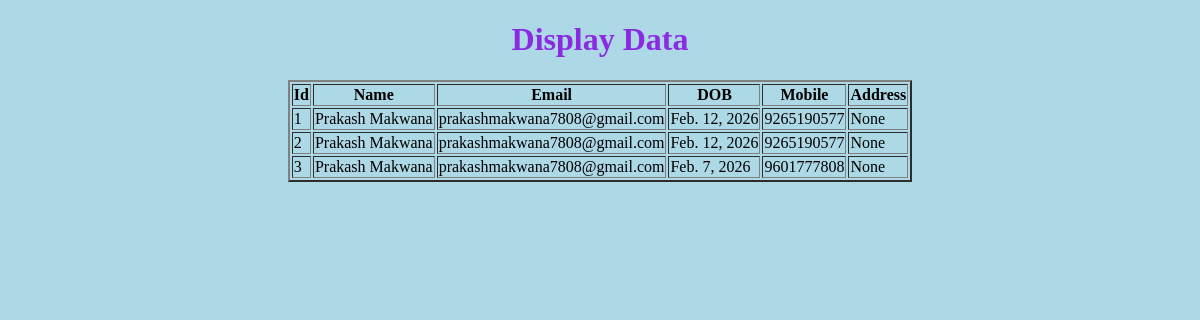
The app's page /showdata/, older data.
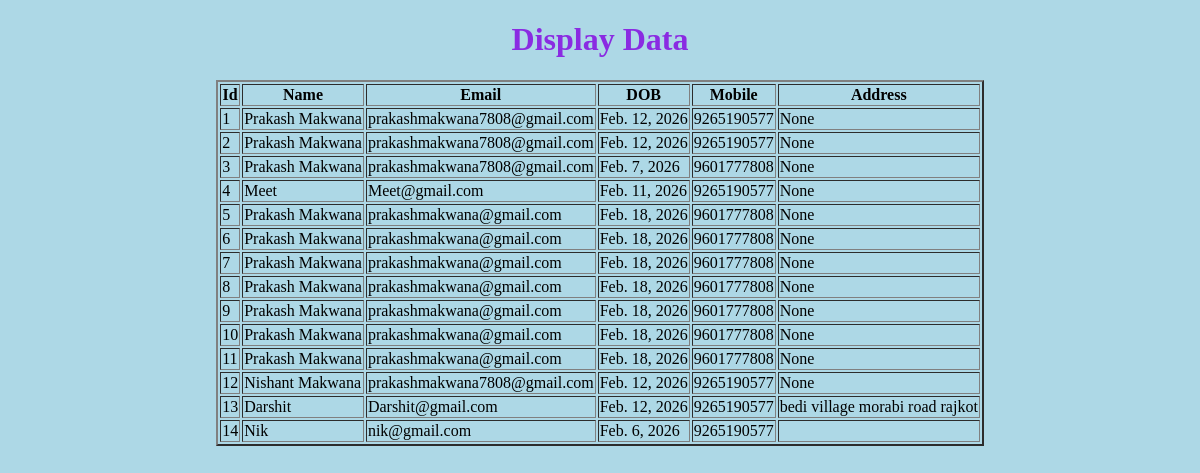
The same page, newer data.
### dbapp/models.py (models this page shows)
class studinfo(models.Model):
    name = models.CharField(max_length=20)
    email = models.EmailField()
    dob = models.DateField()
    mobile = models.BigIntegerField()
    address = models.TextField(null=True, blank=True)

### dbapp/views.py (the view)
# urls.py: path('showdata/',views.showdata),
def showdata(request):
    stdata = studinfo.objects.all()
    return render(request,'showdata.html',{'stdata':stdata})

### dbapp/templates/showdata.html (shortened to what this page needs)
<!DOCTYPE html>
<html lang="en">
<head>
</head>
<body style="background-color: lightblue;">
    <h1 style="color: blueviolet;text-align: center;">Display Data</h1>
    <table border="2" align="center">
        <tr>
            <th>Id</th>
            <th>Name</th>
            <th>Email</th>
            <th>DOB</th>
            <th>Mobile</th>
            <th>Address</th>
        </tr>
        {% for i in stdata %}
        <tr>
            <td>{{i.id}}</td>
            <td>{{i.name}}</td>
            <td>{{i.email}}</td>
            <td>{{i.dob}}</td>
            <td>{{i.mobile}}</td>
            <td>{{i.address}}</td>
        </tr>
        {% endfor %}
    </table>
</body>
</html>

Row changes from the older to the newer data that the page shows:
added studinfo: id "4", name "Meet", email "Meet@gmail.com", dob "Feb. 11, 2026", mobile "9265190577", address "None"
added studinfo: id "5", name "Prakash Makwana", email "prakashmakwana@gmail.com", dob "Feb. 18, 2026", mobile "9601777808", address "None"
added studinfo: id "6", name "Prakash Makwana", email "prakashmakwana@gmail.com", dob "Feb. 18, 2026", mobile "9601777808", address "None"
added studinfo: id "7", name "Prakash Makwana", email "prakashmakwana@gmail.com", dob "Feb. 18, 2026", mobile "9601777808", address "None"
added studinfo: id "8", name "Prakash Makwana", email "prakashmakwana@gmail.com", dob "Feb. 18, 2026", mobile "9601777808", address "None"
added studinfo: id "9", name "Prakash Makwana", email "prakashmakwana@gmail.com", dob "Feb. 18, 2026", mobile "9601777808", address "None"
added studinfo: id "10", name "Prakash Makwana", email "prakashmakwana@gmail.com", dob "Feb. 18, 2026", mobile "9601777808", address "None"
added studinfo: id "11", name "Prakash Makwana", email "prakashmakwana@gmail.com", dob "Feb. 18, 2026", mobile "9601777808", address "None"
added studinfo: id "12", name "Nishant Makwana", email "prakashmakwana7808@gmail.com", dob "Feb. 12, 2026", mobile "9265190577", address "None"
added studinfo: id "13", name "Darshit", email "Darshit@gmail.com", dob "Feb. 12, 2026", mobile "9265190577", address "bedi village morabi road rajkot"
added studinfo: id "14", name "Nik", email "nik@gmail.com", dob "Feb. 6, 2026", mobile "9265190577"
